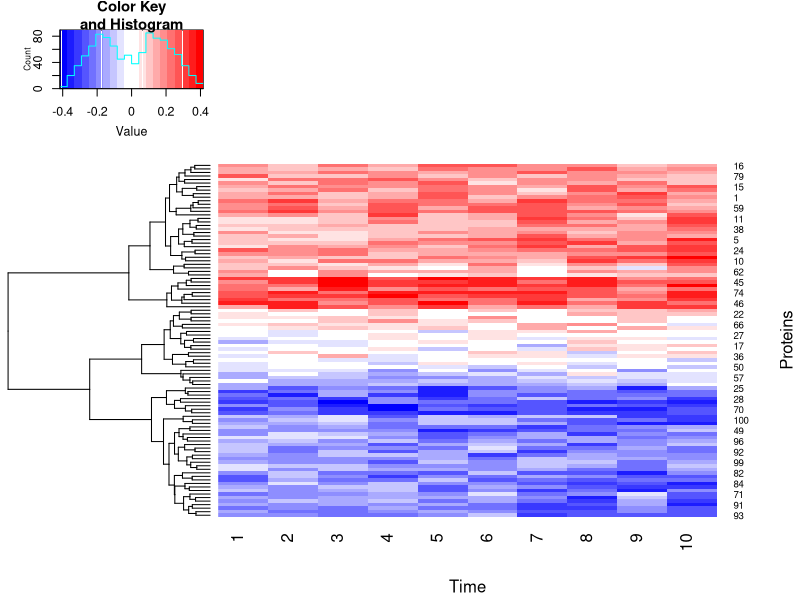
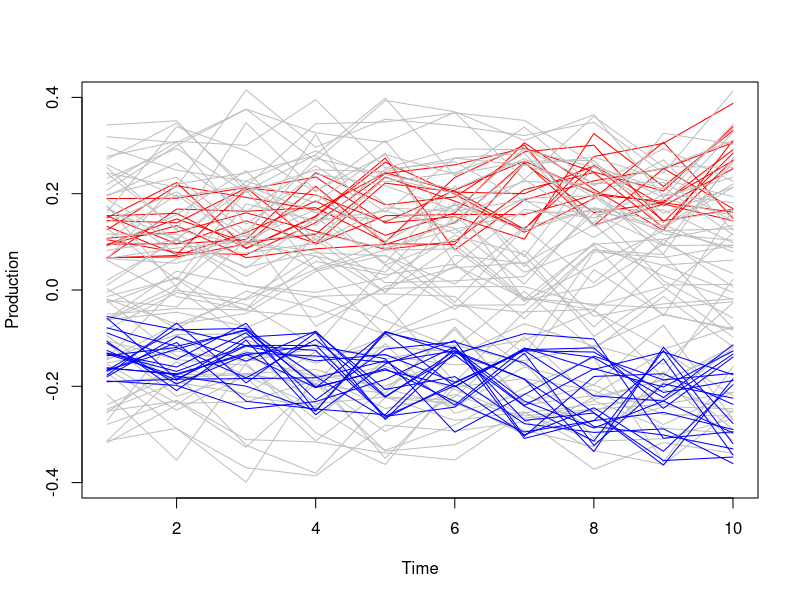

Here is the R script that generated these plots, in order:
library(RColorBrewer)
 library(gplots)
 library(zoo)
 
 data <- matrix(0,100,10)
 
 for(i in 1:15) {
 data[i,] <- seq( 0.2, 0.39, 0.02) * runif(10,0.3,1) + sign(runif(1,-1,1)) *runif(10,0,0.01)#  + sign(runif(1,-1,1)) *  runif(1,0,i/100.0)
 }
 
  for(i in 16:79) {
 data[i,] <- runif(10,-0.1,0.1) * runif(10,0.5,1.5) + sign(runif(1,-1,1)) * runif(1,0,0.3)
 }
 
 
  for(i in 80:100) {
 data[i,] <- - seq( 0.2, 0.39, 0.02) *runif(10,0.3,1) - sign(runif(1,-1,1)) *runif(10,0,0.01)#  + sign(runif(1,-1,1)) * runif(1,0,i/100.0)
 }
 
 mypalette <- bluered(20)
 heatmap.2(data, Colv=FALSE,col=mypalette, trace="none", xlab = "Time", ylab = "Proteins")
 
 
 plot(data, type="n", xlim=c(1,10), ylim=c(-0.4,0.4),ylab="Production",xlab="Time")
 for(i in 1:100) {
  if(i < 15) {
  col <- "red"
  } else if(i < 80 && i > 15) {
  col <- "gray"
  } else if(i> 80) {
  col <- "blue"
  }
 lines(data[i,], col=col)
 }
